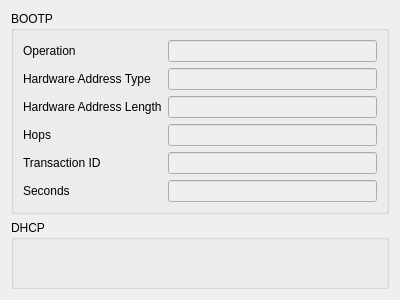
<?xml version="1.0" encoding="UTF-8"?>
<ui version="4.0">
 <class>form_dhcp_structure</class>
 <widget class="QWidget" name="form_dhcp_structure">
  <property name="geometry">
   <rect>
    <x>0</x>
    <y>0</y>
    <width>400</width>
    <height>300</height>
   </rect>
  </property>
  <property name="windowTitle">
   <string>Form</string>
  </property>
  <layout class="QVBoxLayout" name="verticalLayout">
   <item>
    <widget class="QGroupBox" name="gb_bootp">
     <property name="title">
      <string>BOOTP</string>
     </property>
     <layout class="QFormLayout" name="formLayout_2">
      <item row="0" column="0">
       <widget class="QLabel" name="label_operation">
        <property name="text">
         <string>Operation</string>
        </property>
       </widget>
      </item>
      <item row="0" column="1">
       <widget class="QLineEdit" name="le_operation">
        <property name="enabled">
         <bool>false</bool>
        </property>
        <property name="readOnly">
         <bool>false</bool>
        </property>
       </widget>
      </item>
      <item row="1" column="0">
       <widget class="QLabel" name="label_hw_type">
        <property name="text">
         <string>Hardware Address Type</string>
        </property>
       </widget>
      </item>
      <item row="1" column="1">
       <widget class="QLineEdit" name="le_hw_type">
        <property name="enabled">
         <bool>false</bool>
        </property>
        <property name="readOnly">
         <bool>false</bool>
        </property>
       </widget>
      </item>
      <item row="2" column="0">
       <widget class="QLabel" name="label_hw_address_length">
        <property name="text">
         <string>Hardware Address Length</string>
        </property>
       </widget>
      </item>
      <item row="2" column="1">
       <widget class="QLineEdit" name="le_hw_address_length">
        <property name="enabled">
         <bool>false</bool>
        </property>
        <property name="readOnly">
         <bool>false</bool>
        </property>
       </widget>
      </item>
      <item row="3" column="0">
       <widget class="QLabel" name="label_hops">
        <property name="text">
         <string>Hops</string>
        </property>
       </widget>
      </item>
      <item row="3" column="1">
       <widget class="QLineEdit" name="le_hops">
        <property name="enabled">
         <bool>false</bool>
        </property>
        <property name="readOnly">
         <bool>false</bool>
        </property>
       </widget>
      </item>
      <item row="4" column="0">
       <widget class="QLabel" name="label_transaction_id">
        <property name="text">
         <string>Transaction ID</string>
        </property>
       </widget>
      </item>
      <item row="4" column="1">
       <widget class="QLineEdit" name="le_transaction_id">
        <property name="enabled">
         <bool>false</bool>
        </property>
        <property name="readOnly">
         <bool>false</bool>
        </property>
       </widget>
      </item>
      <item row="5" column="0">
       <widget class="QLabel" name="label_seconds">
        <property name="text">
         <string>Seconds</string>
        </property>
       </widget>
      </item>
      <item row="5" column="1">
       <widget class="QLineEdit" name="le_seconds">
        <property name="enabled">
         <bool>false</bool>
        </property>
        <property name="readOnly">
         <bool>false</bool>
        </property>
       </widget>
      </item>
     </layout>
    </widget>
   </item>
   <item>
    <widget class="QGroupBox" name="gb_dhcp">
     <property name="title">
      <string>DHCP</string>
     </property>
    </widget>
   </item>
  </layout>
 </widget>
 <resources/>
 <connections/>
</ui>
